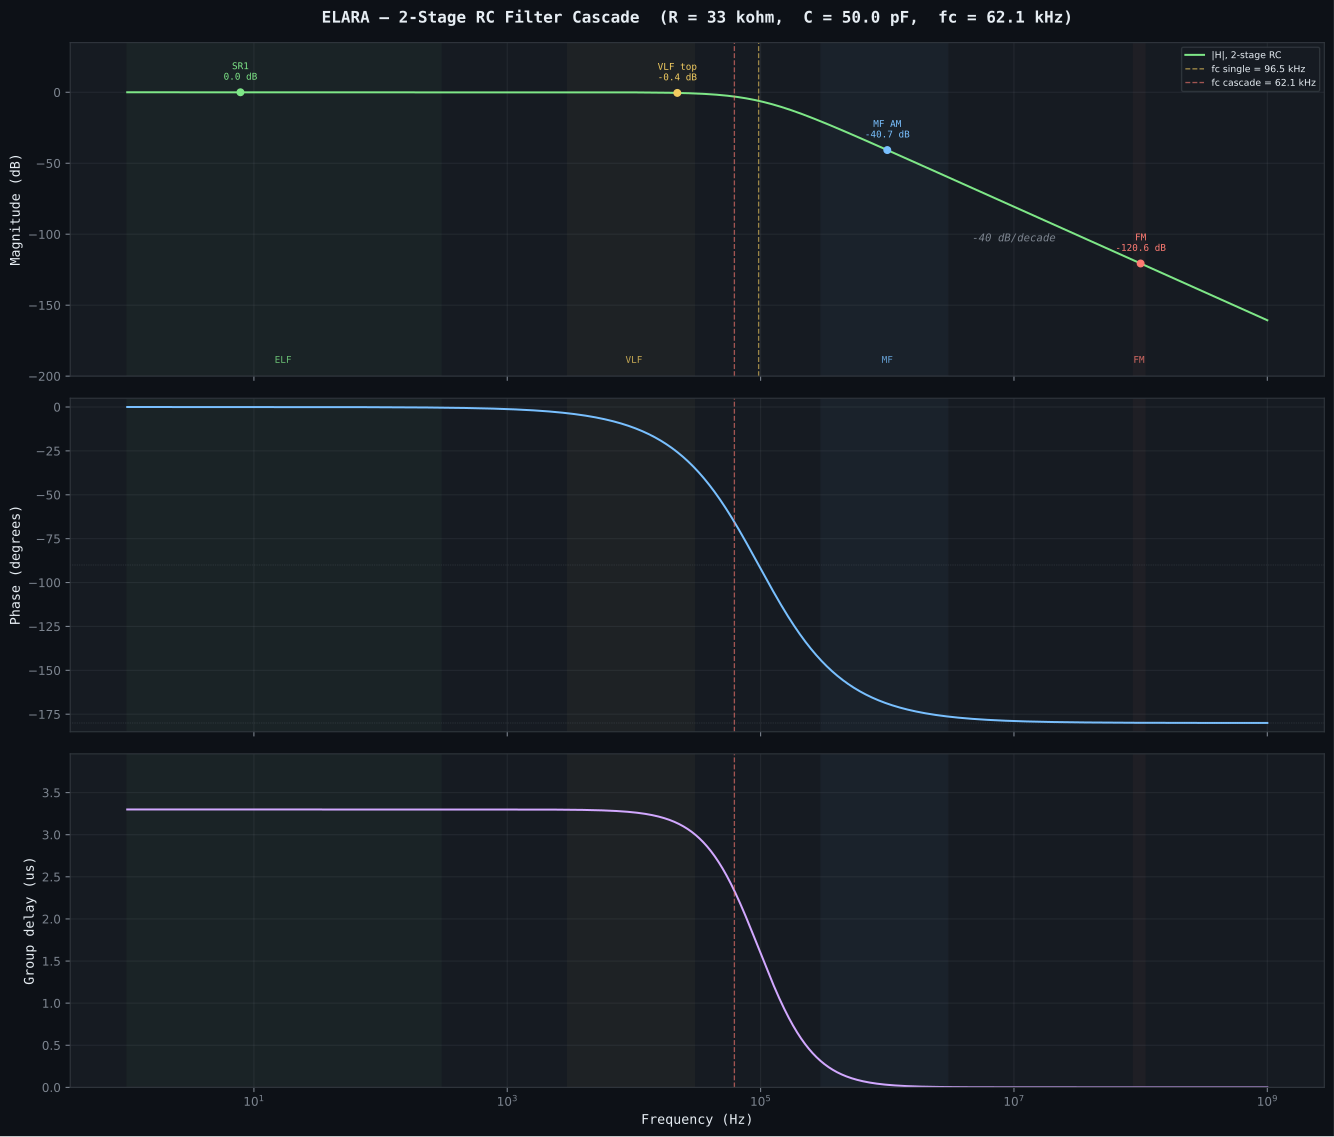

Python code for this plot:
#!/usr/bin/env python3
"""
ELARA — 2-Stage RC Low-Pass Filter Cascade Simulation

Simulates the frequency response of the input RF rejection filter
described in PLAN.md §3.0:

    antenna ── R1 ── node1 ── R2 ── node2 ── LMP7721 IN+
                       |                |
                     C_pcb1           C_pcb2
                       |                |
                      GND              GND

Transfer function (2 identical RC stages, no interaction due to
high source impedance between stages):

    H(s) = [1 / (1 + s·R·C)]²

    |H(jw)|   = 1 / (1 + (w·R·C)²)         per stage
    phi(jw)     = -arctan(w·R·C)              per stage
    |H_total| = |H|²                         (squared for 2 stages)
    phi_total   = 2·phi                          (doubled for 2 stages)

The filter uses air-gap plate capacitors (see simulations/plate_capacitor)
and 33 kohm thin-film resistors, air-mounted outside the ALU shield.

Usage:
    python rc_filter_cascade.py                     # default: 33kohm, 50pF
    python rc_filter_cascade.py --resistance 33e3 --capacitance 50e-12
    python rc_filter_cascade.py --resistance 1e6 --capacitance 10e-12  # old design

Author: Matej + Claude, March 2026
"""

import argparse
import math

import numpy as np

try:
    import os as _os
    _os.environ.setdefault("SOURCE_DATE_EPOCH", "0")   # fixed SVG date: no churn on re-runs
    import matplotlib
    matplotlib.use("Agg")
    # project fonts and SVG settings (repo-root matplotlibrc), not the system matplotlibrc
    matplotlib.rc_file(_os.path.join(_os.path.dirname(_os.path.abspath(__file__)), "..", "..", "matplotlibrc"))
    import matplotlib.pyplot as plt
    HAS_MATPLOTLIB = True
except ImportError:
    HAS_MATPLOTLIB = False


# ============================================================================
# Transfer function
# ============================================================================
def transfer_function(f, r, c, stages=2):
    """
    Complex transfer function of N cascaded identical RC low-pass stages.

    H(jw) = [1 / (1 + jw·R·C)]^N

    Args:
        f:      frequency array (Hz)
        r:      resistance (ohm)
        c:      capacitance (F)
        stages: number of cascaded stages

    Returns:
        Complex transfer function H(jw)
    """
    omega = 2.0 * np.pi * f
    h_single = 1.0 / (1.0 + 1j * omega * r * c)
    return h_single ** stages


def magnitude_db(h):
    """Magnitude in dB."""
    return 20.0 * np.log10(np.abs(h))


def phase_deg(h):
    """Phase in degrees."""
    return np.degrees(np.angle(h))


def group_delay_us(f, h):
    """
    Group delay in microseconds.

    tau_g = -dphi/dw ≈ -Δphi/Δw
    """
    phi = np.unwrap(np.angle(h))
    omega = 2.0 * np.pi * f
    dphi = np.gradient(phi, omega)
    return -dphi * 1e6


def fc_single(r, c):
    """Single-stage -3 dB cutoff frequency (Hz)."""
    return 1.0 / (2.0 * np.pi * r * c)


def fc_cascade(r, c, stages=2):
    """N-stage cascade -3 dB cutoff frequency (Hz)."""
    return fc_single(r, c) * math.sqrt(2 ** (1.0 / stages) - 1)


# ============================================================================
# Key frequencies
# ============================================================================
MARKERS = [
    (7.83,   "SR1 (7.83 Hz)"),
    (14.3,   "SR2 (14.3 Hz)"),
    (20.8,   "SR3 (20.8 Hz)"),
    (1e3,    "1 kHz"),
    (10e3,   "10 kHz"),
    (22e3,   "22 kHz (VLF top)"),
    (1e6,    "1 MHz (MF AM)"),
    (100e6,  "100 MHz (FM)"),
    (900e6,  "900 MHz (GSM)"),
]


# ============================================================================
# Text output
# ============================================================================
def print_table(r, c, stages=2):
    """Print frequency response at key frequencies."""
    fc1 = fc_single(r, c)
    fcN = fc_cascade(r, c, stages)

    print("=" * 80)
    print("ELARA — 2-Stage RC Low-Pass Filter Cascade")
    print("=" * 80)
    print(f"  R = {r / 1e3:.0f} kohm")
    print(f"  C = {c * 1e12:.2f} pF")
    print(f"  Stages = {stages}")
    print(f"  fc (single stage) = {fc1:.2f} Hz ({fc1 / 1e3:.2f} kHz)")
    print(f"  fc ({stages}-stage cascade) = {fcN:.2f} Hz ({fcN / 1e3:.2f} kHz)")
    print()
    print(f"  {'Frequency':<22}  {'Magnitude':>12}  {'Phase':>10}  {'Notes'}")
    print(f"  {'-' * 22}  {'-' * 12}  {'-' * 10}  {'-' * 20}")

    for freq, desc in MARKERS:
        h = transfer_function(np.array([freq]), r, c, stages)
        mag = magnitude_db(h)[0]
        phi = phase_deg(h)[0]
        freq_str = format_freq(freq)
        print(f"  {freq_str:<22}  {mag:>10.2f} dB  {phi:>8.1f}°  {desc}")

    print()

    # Passband flatness
    print("  Passband flatness (Schumann band, 1-50 Hz):")
    f_pb = np.array([1, 7.83, 14.3, 20.8, 33.0, 50.0])
    h_pb = transfer_function(f_pb, r, c, stages)
    for freq, h_val in zip(f_pb, h_pb):
        mag = magnitude_db(np.array([h_val]))[0]
        print(f"    {freq:>6.1f} Hz: {mag:>10.6f} dB")

    print()


def format_freq(f):
    """Format frequency with appropriate unit."""
    if f < 1e3:
        return f"{f:.2f} Hz"
    elif f < 1e6:
        return f"{f / 1e3:.1f} kHz"
    elif f < 1e9:
        return f"{f / 1e6:.0f} MHz"
    else:
        return f"{f / 1e9:.1f} GHz"


# ============================================================================
# Plot
# ============================================================================
def plot_response(r, c, stages=2):
    """Generate Bode plot of the filter cascade."""
    if not HAS_MATPLOTLIB:
        print("matplotlib not available — skipping plot")
        return

    BG_COLOR = "#0d1117"
    TEXT_COLOR = "#e6edf3"
    SUBTLE_COLOR = "#7d8590"
    PANEL_COLOR = "#161b22"
    BORDER_COLOR = "#30363d"
    SIGNAL_COLOR = "#7ee787"
    PHASE_COLOR = "#79c0ff"
    DELAY_COLOR = "#d2a8ff"

    # Frequency range: 1 Hz to 1 GHz
    f = np.logspace(0, 9, 10000)
    h = transfer_function(f, r, c, stages)
    mag = magnitude_db(h)
    phi = phase_deg(h)
    tau = group_delay_us(f, h)

    fc1 = fc_single(r, c)
    fcN = fc_cascade(r, c, stages)

    fig, (ax1, ax2, ax3) = plt.subplots(3, 1, figsize=(14, 12), sharex=True)
    fig.patch.set_facecolor(BG_COLOR)

    for ax in (ax1, ax2, ax3):
        ax.set_facecolor(PANEL_COLOR)
        ax.tick_params(colors=SUBTLE_COLOR, labelsize=9)
        ax.grid(True, which="both", alpha=0.12, color=SUBTLE_COLOR)
        for spine in ax.spines.values():
            spine.set_color(BORDER_COLOR)

    # ---- Magnitude ----
    ax1.semilogx(f, mag, color=SIGNAL_COLOR, linewidth=1.5, label=f"|H|, {stages}-stage RC")
    ax1.axvline(fc1, color="#f2cc60", linewidth=1, linestyle="--", alpha=0.6,
                label=f"fc single = {fc1 / 1e3:.1f} kHz")
    ax1.axvline(fcN, color="#ff7b72", linewidth=1, linestyle="--", alpha=0.6,
                label=f"fc cascade = {fcN / 1e3:.1f} kHz")
    ax1.set_ylabel("Magnitude (dB)", fontsize=10, color=TEXT_COLOR,
                   fontfamily="monospace")
    ax1.set_ylim(-200, 35)  # headroom above 0 dB so the SR1/VLF/band/fc labels don't crowd the title
    ax1.set_title(
        f"ELARA — {stages}-Stage RC Filter Cascade  "
        f"(R = {r / 1e3:.0f} kohm,  C = {c * 1e12:.1f} pF,  "
        f"fc = {fcN / 1e3:.1f} kHz)",
        fontsize=12, fontweight="bold", color=TEXT_COLOR,
        fontfamily="monospace", pad=15,
    )

    # Mark key frequencies on magnitude plot
    marker_freqs = [7.83, 22e3, 1e6, 100e6]
    marker_labels = ["SR1", "VLF top", "MF AM", "FM"]
    marker_colors = ["#7ee787", "#f2cc60", "#79c0ff", "#ff7b72"]
    for mf, ml, mc in zip(marker_freqs, marker_labels, marker_colors):
        h_m = transfer_function(np.array([mf]), r, c, stages)
        m_db = magnitude_db(h_m)[0]
        m_db = 0.0 if abs(m_db) < 0.05 else m_db          # no "-0.0 dB"
        ax1.plot(mf, m_db, "o", color=mc, markersize=5, zorder=5)
        y_off = 8 if m_db > -150 else -12
        ax1.annotate(f"{ml}\n{m_db:.1f} dB", xy=(mf, m_db),
                     fontsize=7, color=mc, fontfamily="monospace",
                     ha="center", va="bottom" if y_off > 0 else "top",
                     xytext=(0, y_off), textcoords="offset points")

    # the two fc lines are named in the legend (labels beside them collided)

    # Slope annotation
    ax1.annotate("-40 dB/decade", xy=(1e7, -105), fontsize=8,
                 color=SUBTLE_COLOR, fontfamily="monospace",
                 ha="center", style="italic")

    legend1 = ax1.legend(
        loc="upper right", fontsize=7, facecolor=PANEL_COLOR,
        edgecolor=BORDER_COLOR, labelcolor=TEXT_COLOR,
    )
    legend1.get_frame().set_alpha(0.9)

    # ---- Phase ----
    ax2.semilogx(f, phi, color=PHASE_COLOR, linewidth=1.5)
    ax2.axvline(fcN, color="#ff7b72", linewidth=1, linestyle="--", alpha=0.6)
    ax2.set_ylabel("Phase (degrees)", fontsize=10, color=TEXT_COLOR,
                   fontfamily="monospace")
    ax2.set_ylim(-185, 5)
    ax2.axhline(-90, color=SUBTLE_COLOR, linewidth=0.5, linestyle=":",
                alpha=0.4)
    ax2.axhline(-180, color=SUBTLE_COLOR, linewidth=0.5, linestyle=":",
                alpha=0.4)

    # ---- Group delay ----
    ax3.semilogx(f, tau, color=DELAY_COLOR, linewidth=1.5)
    ax3.axvline(fcN, color="#ff7b72", linewidth=1, linestyle="--", alpha=0.6)
    ax3.set_ylabel("Group delay (us)", fontsize=10, color=TEXT_COLOR,
                   fontfamily="monospace")
    ax3.set_xlabel("Frequency (Hz)", fontsize=10, color=TEXT_COLOR,
                   fontfamily="monospace")
    # Limit group delay y-axis to something readable
    # Analytical group delay at DC: tau_g = N * R * C
    tau_dc = stages * r * c * 1e6  # in us
    ax3.set_ylim(0, tau_dc * 1.2)

    # Frequency band shading
    for ax in (ax1, ax2, ax3):
        ax.axvspan(1, 300, alpha=0.04, color="#7ee787", zorder=0)      # ELF
        ax.axvspan(3e3, 30e3, alpha=0.04, color="#f2cc60", zorder=0)    # VLF
        ax.axvspan(300e3, 3e6, alpha=0.04, color="#79c0ff", zorder=0)   # MF
        ax.axvspan(88e6, 108e6, alpha=0.04, color="#ff7b72", zorder=0)  # FM

    # Band labels along the bottom of the top plot, clear of the curve and markers
    for fx, name, col in ((17, "ELF", "#7ee787"), (10e3, "VLF", "#f2cc60"),
                          (1e6, "MF", "#79c0ff"), (97e6, "FM", "#ff7b72")):
        ax1.text(fx, -192, name, fontsize=7, color=col, fontfamily="monospace",
                 alpha=0.8, ha="center", va="bottom")

    plt.tight_layout()
    out_path = __file__.replace(".py", ".svg")
    fig.savefig(out_path, dpi=200, facecolor=fig.get_facecolor(),
                bbox_inches="tight")
    plt.close(fig)
    print(f"  Plot saved: {out_path}")


# ============================================================================
# Comparison: different capacitance values
# ============================================================================
def plot_comparison(r, stages=2):
    """Compare filter response for different capacitance values."""
    if not HAS_MATPLOTLIB:
        return

    BG_COLOR = "#0d1117"
    TEXT_COLOR = "#e6edf3"
    SUBTLE_COLOR = "#7d8590"
    PANEL_COLOR = "#161b22"
    BORDER_COLOR = "#30363d"
    COLORS = ["#ff7b72", "#f2cc60", "#7ee787", "#79c0ff", "#d2a8ff"]

    caps_pf = [5, 8, 10, 15, 20]
    f = np.logspace(0, 9, 10000)

    fig, ax = plt.subplots(1, 1, figsize=(14, 6))
    fig.patch.set_facecolor(BG_COLOR)
    ax.set_facecolor(PANEL_COLOR)
    ax.tick_params(colors=SUBTLE_COLOR, labelsize=9)
    ax.grid(True, which="both", alpha=0.12, color=SUBTLE_COLOR)
    for spine in ax.spines.values():
        spine.set_color(BORDER_COLOR)

    for c_pf, color in zip(caps_pf, COLORS):
        c = c_pf * 1e-12
        h = transfer_function(f, r, c, stages)
        mag = magnitude_db(h)
        fcN = fc_cascade(r, c, stages)
        label = (f"C = {c_pf} pF  (fc = {fcN / 1e3:.1f} kHz, "
                 f"{magnitude_db(transfer_function(np.array([22e3]), r, c, stages))[0]:.1f} dB @ 22 kHz, "
                 f"{magnitude_db(transfer_function(np.array([100e6]), r, c, stages))[0]:.0f} dB @ FM)")
        ax.semilogx(f, mag, color=color, linewidth=1.5, label=label)

    ax.axvline(22e3, color=SUBTLE_COLOR, linewidth=1, linestyle=":",
               alpha=0.4)
    ax.annotate("22 kHz\n(VLF top)", xy=(22e3, -5), fontsize=7,
                color=SUBTLE_COLOR, fontfamily="monospace", ha="left",
                xytext=(5, 0), textcoords="offset points")

    ax.set_ylabel("Magnitude (dB)", fontsize=10, color=TEXT_COLOR,
                  fontfamily="monospace")
    ax.set_xlabel("Frequency (Hz)", fontsize=10, color=TEXT_COLOR,
                  fontfamily="monospace")
    ax.set_title(
        f"ELARA — Filter Cascade Comparison: Capacitance Sweep  "
        f"(R = {r / 1e3:.0f} kohm, {stages} stages)",
        fontsize=12, fontweight="bold", color=TEXT_COLOR,
        fontfamily="monospace", pad=15,
    )
    ax.set_ylim(-200, 5)

    legend = ax.legend(loc="lower left", fontsize=8, facecolor=PANEL_COLOR,
                       edgecolor=BORDER_COLOR, labelcolor=TEXT_COLOR)
    legend.get_frame().set_alpha(0.9)

    # Band shading
    ax.axvspan(1, 300, alpha=0.04, color="#7ee787", zorder=0)
    ax.axvspan(3e3, 30e3, alpha=0.04, color="#f2cc60", zorder=0)
    ax.axvspan(300e3, 3e6, alpha=0.04, color="#79c0ff", zorder=0)
    ax.axvspan(88e6, 108e6, alpha=0.04, color="#ff7b72", zorder=0)

    plt.tight_layout()
    out_path = __file__.replace(".py", "_comparison.svg")
    fig.savefig(out_path, dpi=200, facecolor=fig.get_facecolor(),
                bbox_inches="tight")
    plt.close(fig)
    print(f"  Comparison plot saved: {out_path}")


# ============================================================================
# Main
# ============================================================================
def main():
    parser = argparse.ArgumentParser(
        description="ELARA — 2-Stage RC Filter Cascade Simulation",
    )
    parser.add_argument("-r", "--resistance", type=float, default=33e3,
                        help="Filter resistance in ohm (default: 33e3 = 33 kohm)")
    parser.add_argument("-c", "--capacitance", type=float, default=50e-12,
                        help="Filter capacitance in F (default: 50e-12 = 50 pF)")
    parser.add_argument("-n", "--stages", type=int, default=2,
                        help="Number of cascaded stages (default: 2)")
    parser.add_argument("--no-plot", action="store_true",
                        help="Skip plot generation")
    parser.add_argument("--comparison", action="store_true",
                        help="Also generate capacitance comparison plot")
    args = parser.parse_args()

    print_table(args.resistance, args.capacitance, args.stages)

    if not args.no_plot:
        plot_response(args.resistance, args.capacitance, args.stages)

        if args.comparison:
            plot_comparison(args.resistance, args.stages)


if __name__ == "__main__":
    main()
